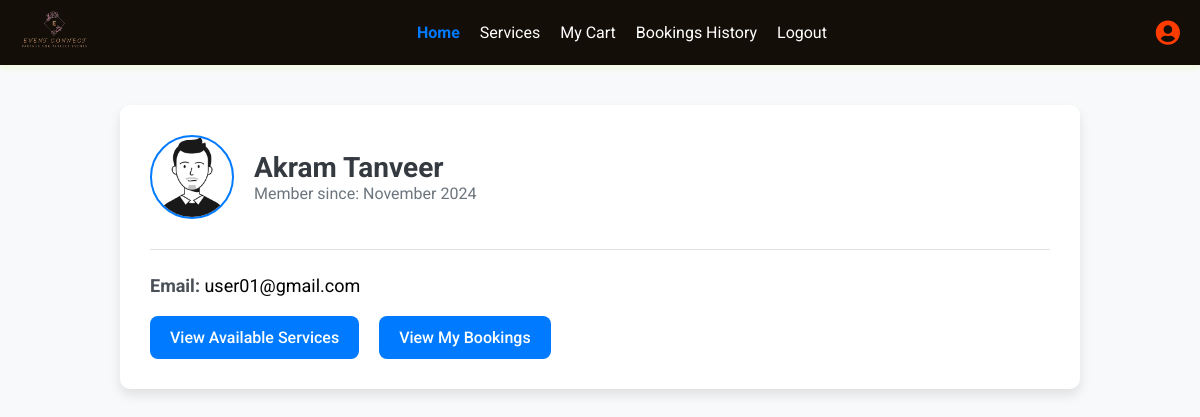
The page /profile.php (signed in) on the database its author committed.
### tables this page shows
CREATE TABLE `users` (
  `id` int(11) NOT NULL,
  `first_name` varchar(255) DEFAULT NULL,
  `last_name` varchar(255) DEFAULT NULL,
  `username` varchar(255) NOT NULL,
  `email` varchar(255) NOT NULL,
  `password` varchar(255) NOT NULL,
  `status` enum('active','banned','pending') NOT NULL DEFAULT 'pending',
  `reg_date` timestamp NOT NULL DEFAULT current_timestamp()
);

### profile.php (the view, shortened to what this page needs)
<?php
require('essentialuser.php');
?>
<?php
$user_id = $_SESSION['user_id'];
$stmt = $con->prepare("SELECT first_name, last_name, email, reg_date FROM users WHERE id = ?");
$stmt->bind_param("i", $user_id);
$stmt->execute();
$result = $stmt->get_result();
$user = $result->fetch_assoc();
?>
<!DOCTYPE html>
<html lang="en">
<head>
</head>
<body>
    <?php include('user_sidebar.php'); ?>
    <div class="container">
        <div class="profile-header">
            <img src="profileavarter.png" alt="User Avatar">
            <div>
                <h1><?= htmlspecialchars($user['first_name']) . " " . htmlspecialchars($user['last_name']) ?></h1>
                <p>Member since: <?= htmlspecialchars(date('F Y', strtotime($user['reg_date']))) ?></p>
            </div>
        </div>
        <div class="user-info">
            <p><strong>Email:</strong> <?= htmlspecialchars($user['email']) ?></p>
        </div>
        <div class="btn-group">
            <a href="services.php" class="btn">View Available Services</a>
            <a href="my_bookings.php" class="btn">View My Bookings</a>
        </div>
    </div>
</body>
</html>

### profile.php (style rules this page uses)
body { font-family: 'Roboto', sans-serif; background-color: #f8f9fa; margin: 0; padding: 0; }
.container { max-width: 900px; margin: 40px auto; background-color: white; padding: 30px; border-radius: 10px; box-shadow: 0 6px 12px rgba(0, 0, 0, 0.1); }
.profile-header { display: flex; align-items: center; gap: 20px; margin-bottom: 30px; }
.profile-header img { width: 80px; height: 80px; border-radius: 50%; border: 2px solid #007bff; }
.profile-header h1 { margin: 0; font-size: 28px; font-weight: 700; color: #343a40; }
.profile-header p { margin: 0; color: #6c757d; font-size: 16px; }
.user-info { margin: 20px 0; border-top: 1px solid #dee2e6; padding-top: 20px; }
.user-info p { font-size: 18px; margin: 5px 0; }
.user-info strong { color: #495057; }
.btn-group { display: flex; gap: 20px; margin-top: 20px; }
.btn { text-decoration: none; display: inline-block; padding: 12px 20px; background-color: #007bff; color: white; border-radius: 8px; font-size: 16px; font-weight: 500; text-align: center; transition: background-color 0.3s ease; }

### user_sidebar.php (style rules this page uses)
body { font-family: 'Roboto', Arial, sans-serif; margin: 0; padding: 0; background-color: #f8f9fa; }

### rows shown on the page
users: first_name "Akram", last_name "Tanveer", reg_date "November 2024", email "user01@gmail.com"
